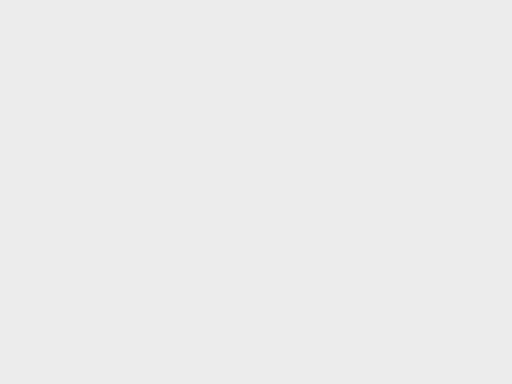
view 1 (above)

14 first-person views from a walk through a scene from a Unity 3-D project. The camera is 1.2 m above the floor, tilts 10° down and sees 90° across. The floor is counted in squares, 1 m on a side. Each view is taken from the middle of a square. On the plan, view 1 faces up. The plan holds only what a view shows up to about 12 squares ahead; the rest is blank. The place goes on beyond the plan. The player is left out. Some animated figures are not drawn. Door leaves are left out, so doorways stand open. Surface patterns are stand-ins for the level's own textures.

view 2
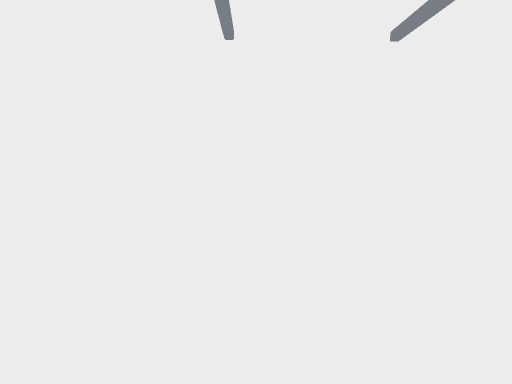

view 3
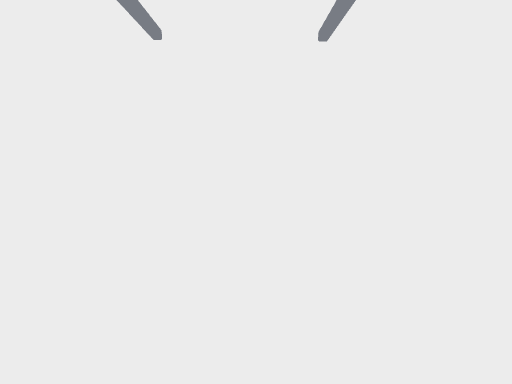

view 4
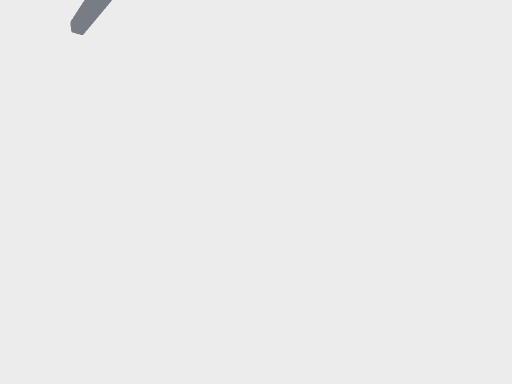

view 5
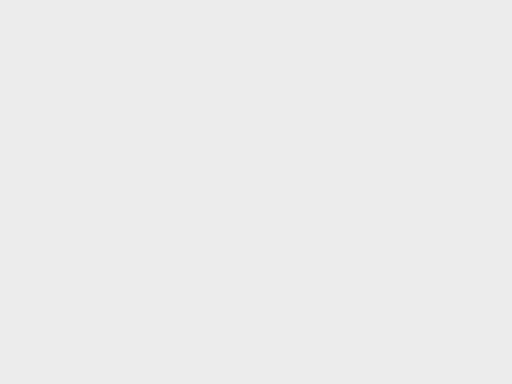

view 6
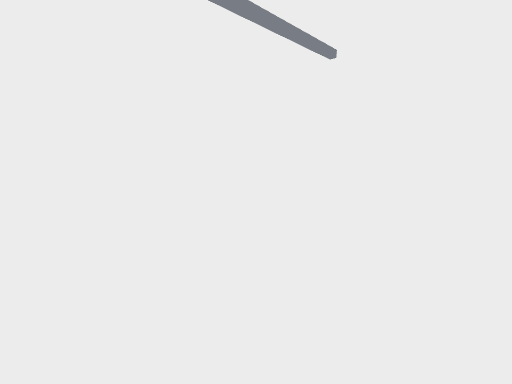

view 7
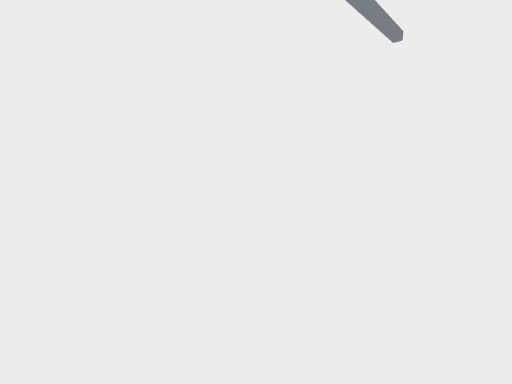

view 8
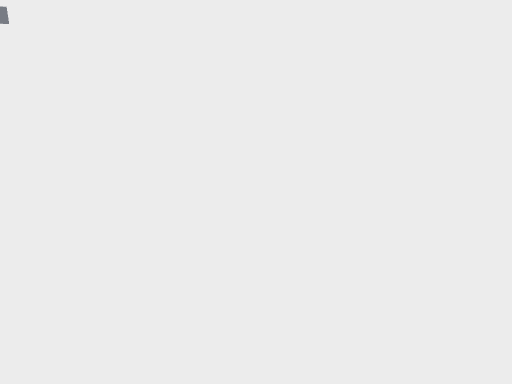

view 9
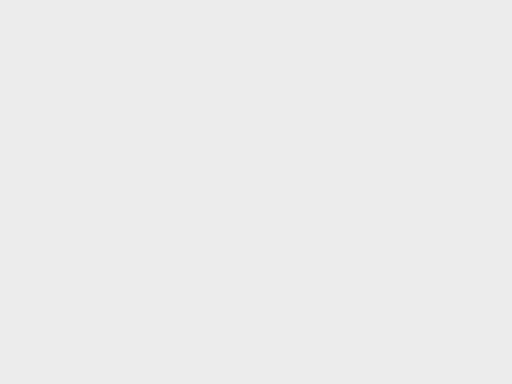

view 10
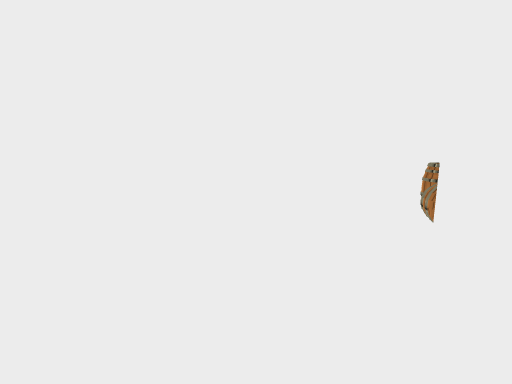

view 11
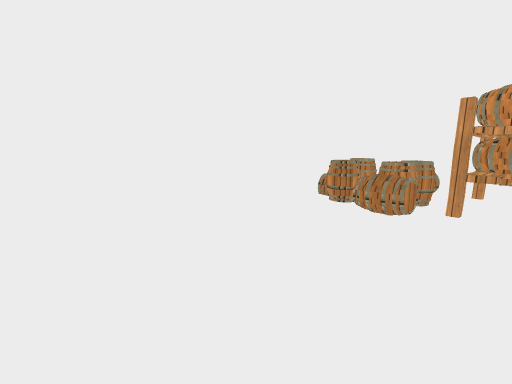

view 12
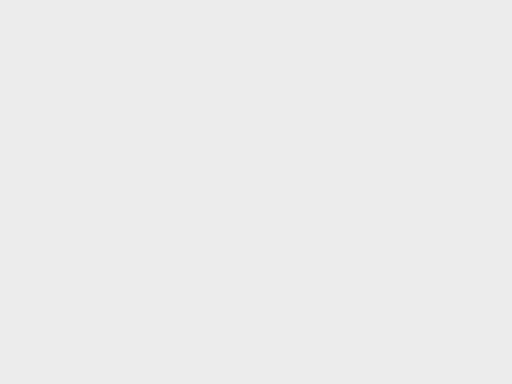

view 13
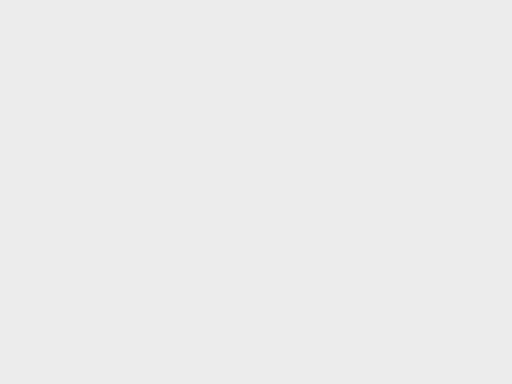

view 14
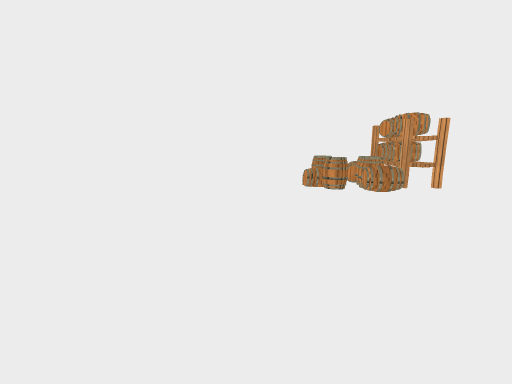

### Floor plan
Key: @ floor where view 1 was taken; # wall or solid block; x gap in a wall; . main floor; : floor 0.5 m higher than the main floor; + floor 1 m higher than the main floor; - floor 3 m lower than the main floor; / step, stairs or slope; ^ raised ledge; v drop or lower ground; O other object.
Columns run from 5 left of view 1 to 16 right of it. Each row starts with its distance up from view 1.
  8 ####^^^^^#####
  7 ...Ov   v.OO.#
  6 ...OO OOv.OO.#
  5 ...OO OO .OO.#
  4 ...OOOOOv..O.#
  3 .....OOOO....#
  2 ........O....#
  1 .............#
  0 .....@.......#
 -1 .............#
 -2 ........O..O.#
 -3 ........OO+..#
 -4 ......Ox+    #
 -5 .......O+    #
 -6 .........+  O#
 -7 .OO.......O..#
 -8 :::/......O..#
 -9 :::O.........#
-10 :::O.........#
-11 ######..#########
-12 OOO......   . ////-
-13 #OOO..........////-
-14 OOOO..........////--
-15 OOOO..........////-
-16 OO............-----
-17 ..............----
-18 OO............--- --
-19 OO........OOOOO   ---
-20 OOO.......OOOOOO  OOOO
-21 ##############  ###

Positions as (right, up) in squares from view 1, and headings:
1: (0, 0), facing up
2: (-4, 0), facing right
3: (-4, -3), facing right
4: (-5, -3), facing down-right
5: (-5, -6), facing down-right
6: (-5, -6), facing up-right
7: (-5, -3), facing up-right
8: (2, -2), facing up
9: (0, -7), facing down-right
10: (1, -10), facing down
11: (3, -12), facing down-left
12: (7, -12), facing down
13: (14, -14), facing left
14: (5, -17), facing left
